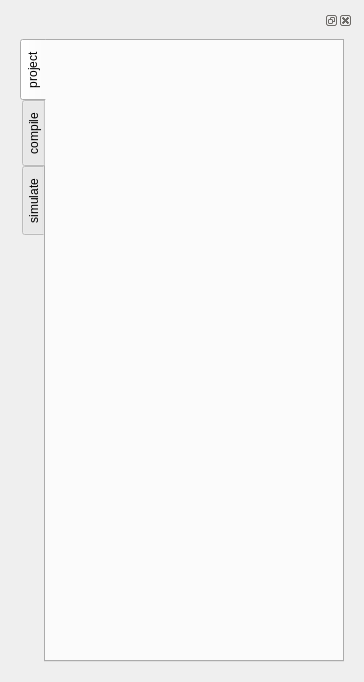
<?xml version="1.0" encoding="UTF-8"?>
<ui version="4.0">
 <class>leftModuleWidget</class>
 <widget class="QWidget" name="leftModuleWidget">
  <property name="geometry">
   <rect>
    <x>0</x>
    <y>0</y>
    <width>364</width>
    <height>682</height>
   </rect>
  </property>
  <property name="windowTitle">
   <string>Form</string>
  </property>
  <layout class="QHBoxLayout" name="horizontalLayout_3">
   <item>
    <widget class="QDockWidget" name="dockWidget">
     <widget class="QWidget" name="dockWidgetContents">
      <layout class="QHBoxLayout" name="horizontalLayout">
       <item>
        <widget class="QTabWidget" name="leftModuleWidgetIn">
         <property name="layoutDirection">
          <enum>Qt::LeftToRight</enum>
         </property>
         <property name="tabPosition">
          <enum>QTabWidget::West</enum>
         </property>
         <property name="currentIndex">
          <number>0</number>
         </property>
         <widget class="QWidget" name="project_tab">
          <attribute name="icon">
           <iconset resource="../icons/icons.qrc">
            <normaloff>:/pic/project.png</normaloff>:/pic/project.png</iconset>
          </attribute>
          <attribute name="title">
           <string>project</string>
          </attribute>
          <layout class="QHBoxLayout" name="horizontalLayout_6"/>
         </widget>
         <widget class="QWidget" name="compile_tab">
          <attribute name="icon">
           <iconset resource="../icons/icons.qrc">
            <normaloff>:/pic/compile.png</normaloff>:/pic/compile.png</iconset>
          </attribute>
          <attribute name="title">
           <string>compile</string>
          </attribute>
          <layout class="QHBoxLayout" name="horizontalLayout_5"/>
         </widget>
         <widget class="QWidget" name="simulate_tab">
          <attribute name="icon">
           <iconset resource="../icons/icons.qrc">
            <normaloff>:/pic/simulate.png</normaloff>:/pic/simulate.png</iconset>
          </attribute>
          <attribute name="title">
           <string>simulate</string>
          </attribute>
         </widget>
        </widget>
       </item>
      </layout>
     </widget>
    </widget>
   </item>
  </layout>
 </widget>
 <resources>
  <include location="../icons/icons.qrc"/>
 </resources>
 <connections/>
</ui>
